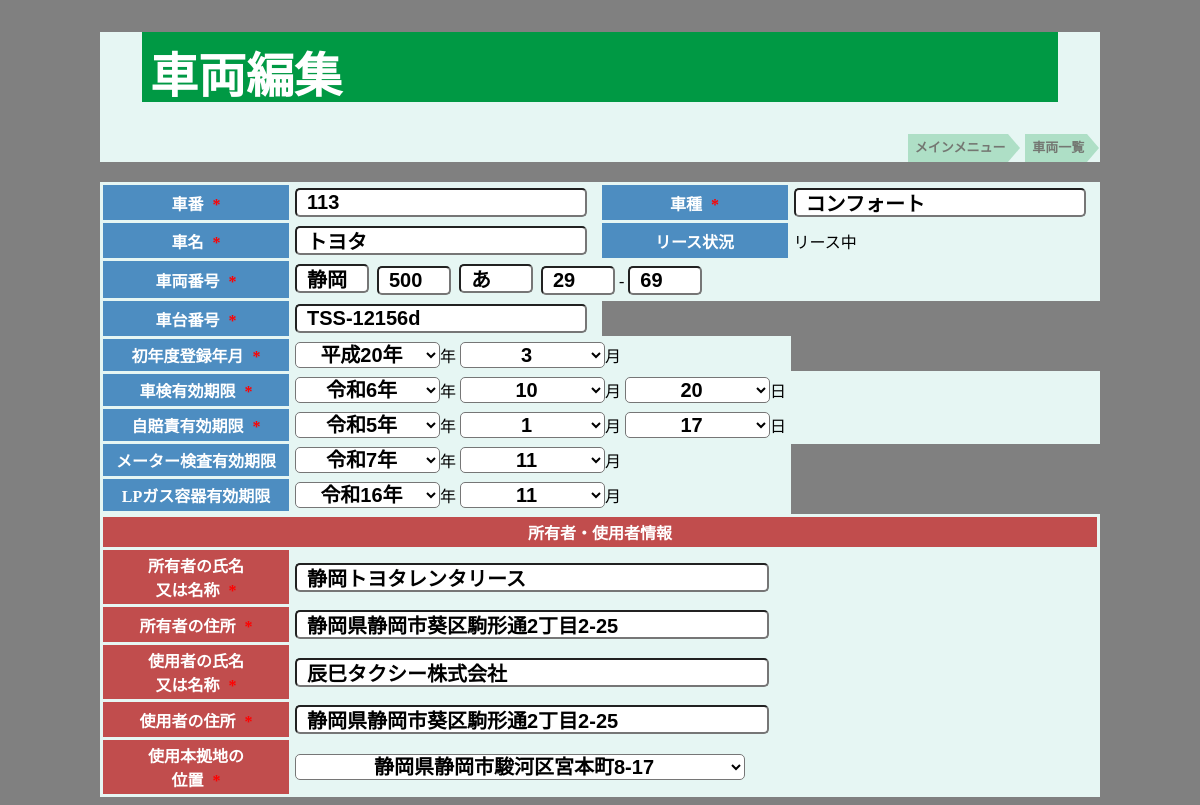
Page /vehicles/update.php?car_id=8 (signed in) on the committed database.
### tables this page shows
CREATE TABLE `vehicles` (
  `car_id` int(11) NOT NULL,
  `car_number_name` varchar(5) NOT NULL COMMENT '車番',
  `car_model` varchar(10) NOT NULL COMMENT '車種',
  `car_name` varchar(30) NOT NULL COMMENT '車名',
  `car_transpottaition` varchar(5) NOT NULL COMMENT '運輸支局',
  `car_classification_no` int(3) NOT NULL COMMENT '分類番号',
  `car_purpose` varchar(1) NOT NULL COMMENT '用途別',
  `car_number` varchar(5) NOT NULL COMMENT '番号',
  `car_chassis_number` varchar(20) NOT NULL COMMENT '車台番号',
  `first_registration_day` date NOT NULL COMMENT '初年度登録年月',
  `vehicle_inspection_day` date NOT NULL COMMENT '車検有効期限',
  `compulsory_automobile_day` date NOT NULL COMMENT '自賠責有効期限',
  `meter_inspection_day` date DEFAULT NULL COMMENT 'メーター検査',
  `lp_gas_day` date DEFAULT NULL COMMENT 'LPガス容器有効',
  `owner_name` varchar(20) NOT NULL COMMENT '所有者（名）',
  `owner_address` varchar(150) NOT NULL COMMENT '所有者住所',
  `user_name` varchar(20) NOT NULL COMMENT '使用者（名）',
  `user_address` varchar(150) NOT NULL COMMENT '使用者（住所）',
  `headquarters_address` int(1) NOT NULL COMMENT '本拠の位置',
  `vehicle_registrationday` datetime NOT NULL COMMENT '登録日',
  `vehicle_updateday` timestamp NOT NULL DEFAULT current_timestamp() ON UPDATE current_timestamp() COMMENT '更新日',
  `is_suspended` tinyint(1) NOT NULL DEFAULT 0
);

### vehicles/update.php (the view, shortened to what this page needs)
<?php
require '../config/config.php';
function splitDate($date) {
    return $date ? explode('-', $date) : ['', '', ''];
}
function convertToJapaneseEra($year) {
    $eras = [
        ['name' => '令和', 'start' => 2019],
        ['name' => '平成', 'start' => 1989],
    ];
    foreach ($eras as $era) {
        if ($year >= $era['start']) {
            $eraYear = $year - $era['start'] + 1;
            return $era['name'] . ($eraYear === 1 ? '元' : $eraYear) . '年';
        }
    }
    return $year;
}
function generateJapaneseYearOptions($startYear, $endYear, $selectedYear) {
    $options = '';
    for ($year = $startYear; $year <= $endYear; $year++) {
        $eraYear = convertToJapaneseEra($year);
        $selected = ($year == $selectedYear) ? 'selected' : '';
        $options .= "<option value=\"$year\" $selected>$eraYear</option>";
    }
    return $options;
}
if ($_SERVER['REQUEST_METHOD'] === 'GET' && isset($_GET['car_id'])) {
    $car_id = $_GET['car_id'];
    if (is_numeric($car_id)) {
        $car_id = intval($car_id);
    } else {
        exit('無効な車両IDです。');
    }
    $stmt = $pdoVehicles->prepare('SELECT * FROM vehicles WHERE car_id = :car_id');
    $stmt->bindValue(':car_id', $car_id, PDO::PARAM_INT);
    $stmt->execute();
    $vehicle = $stmt->fetch(PDO::FETCH_ASSOC);
    list($first_registration_year, $first_registration_month, $first_registration_day) = splitDate($vehicle['first_registration_day'] ?? '');
    list($vehicle_inspection_year, $vehicle_inspection_month, $vehicle_inspection_day) = splitDate($vehicle['vehicle_inspection_day'] ?? '');
    list($compulsory_automobile_year, $compulsory_automobile_month, $compulsory_automobile_day) = splitDate($vehicle['compulsory_automobile_day'] ?? '');
    list($meter_inspection_year, $meter_inspection_month, $meter_inspection_day) = splitDate($vehicle['meter_inspection_day'] ?? '');
    list($lp_gas_year, $lp_gas_month, $lp_gas_day) = splitDate($vehicle['lp_gas_day'] ?? '');
}
?>
<!DOCTYPE html>
<html lang="ja">
    <head>
        <link rel="stylesheet" href="register.css">
    </head>
    <header>
        <h1>車両編集</h1>
        <ol class="breadcrumb" itemscope itemtype="https://schema.org/BreadcrumbList">
            <li itemprop="itemListElement" itemscope itemtype="https://schema.org/ListItem">
                <a itemprop="item" href="../main_menu/index.php">
                    <span itemprop="name">メインメニュー</span>
                </a>
            </li>
            <li itemprop="itemListElement" itemscope itemtype="https://schema.org/ListItem">
                <a itemprop="item" href="list.php">
                    <span itemprop="name">車両一覧</span>
                </a>
            </li>
        </ol>
    </header>
    <body>
        <form action="update.php" method="POST">
            <div class="h-adr">
                <table class="first-table">
                    <tr>
                        <th>車番<span class="required"> *</span></th>
                        <td>
                            <input type="text" name="car_number_name" value="<?= htmlspecialchars($_POST['car_number_name'] ?? $vehicle['car_number_name'] ?? '', ENT_QUOTES, 'UTF-8'); ?>">
                        </td>
                        <th>車種<span class="required"> *</span></th>
                        <td>
                            <input type="text" name="car_model" value="<?= htmlspecialchars($_POST['car_model'] ?? $vehicle['car_model'] ?? '', ENT_QUOTES, 'UTF-8'); ?>">
                        </td>
                    </tr>
                    <tr>
                        <th>車名<span class="required"> *</span></th>
                        <td>
                            <input type="text" name="car_name" value="<?= htmlspecialchars($_POST['car_name'] ?? $vehicle['car_name'] ?? '', ENT_QUOTES, 'UTF-8'); ?>">
                        </td>
                        <?php if (isset($vehicle['owner_name']) && $vehicle['owner_name'] !== '辰巳タクシー株式会社'): ?>
                            <th>リース状況</th>
                            <td>リース中</td>
                        <?php endif; ?>
                    </tr>
                    <tr>
                        <th>車両番号<span class="required"> *</span></th>
                        <td colspan="3">
                            <input type="text" class="text small" name="car_transpottaition" value="<?= htmlspecialchars($_POST['car_transpottaition'] ?? $vehicle['car_transpottaition'] ?? '', ENT_QUOTES, 'UTF-8'); ?>">&nbsp;
                            <input type="text" class="text small" name="car_classification_no" value="<?= htmlspecialchars($_POST['car_classification_no'] ?? $vehicle['car_classification_no'] ?? '', ENT_QUOTES, 'UTF-8'); ?>">&nbsp;
                            <input type="text" class="text small" name="car_purpose" value="<?= htmlspecialchars($_POST['car_purpose'] ?? $vehicle['car_purpose'] ?? '', ENT_QUOTES, 'UTF-8'); ?>">&nbsp;
                            <?php
                                $car_number_parts = explode('-', $_POST['car_number'] ?? $vehicle['car_number'] ?? '');
                                $car_number01 = $car_number_parts[0] ?? '';
                                $car_number02 = $car_number_parts[1] ?? '';
                            ?>
                            <input type="text" class="text small" name="car_number01" value="<?= htmlspecialchars($_POST['car_number01'] ?? $car_number01, ENT_QUOTES, 'UTF-8'); ?>"> -
                            <input type="text" class="text small" name="car_number02" value="<?= htmlspecialchars($_POST['car_number02'] ?? $car_number02, ENT_QUOTES, 'UTF-8'); ?>">
                        </td>
                    </tr>
                    <tr>
                        <th>車台番号<span class="required"> *</span></th>
                        <td>
                            <input type="text" name="car_chassis_number" value="<?= htmlspecialchars($_POST['car_chassis_number'] ?? $vehicle['car_chassis_number'] ?? '', ENT_QUOTES, 'UTF-8'); ?>">
                        </td>
                    </tr>
                    <tr>
                        <th>初年度登録年月<span class="required"> *</span></th>
                        <td colspan="2">
                            <select name="first_registration_year">
                                <?= generateJapaneseYearOptions(1999, date("Y") + 1, $_POST['first_registration_year'] ?? $first_registration_year); ?>
                            </select>年
                            <select name="first_registration_month">
                                <?= generateMonthOptions($_POST['first_registration_month'] ?? $first_registration_month); ?>
                            </select>月
                        </td>
                    </tr>
                    <tr>
                        <th>車検有効期限<span class="required"> *</span></th>
                        <td colspan="3">
                            <select name="vehicle_inspection_year">
                                <?= generateJapaneseYearOptions(date("Y") - 3, date("Y") + 3, $vehicle_inspection_year); ?>
                            </select>年
                            <select name="vehicle_inspection_month">
                                <?= generateMonthOptions($vehicle_inspection_month); ?>
                            </select>月
                            <select name="vehicle_inspection_day">
                                <?= generateDayOptions($vehicle_inspection_day); ?>
                            </select>日
                        </td>
                    </tr>
                    <tr>
                        <th>自賠責有効期限<span class="required"> *</span></th>
                        <td colspan="3">
                            <select name="compulsory_automobile_year">
                                <?= generateJapaneseYearOptions(date("Y") - 2, date("Y") + 2, $compulsory_automobile_year); ?>
                            </select>年
                            <select name="compulsory_automobile_month">
                                <?= generateMonthOptions($compulsory_automobile_month); ?>
                            </select>月
                            <select name="compulsory_automobile_day">
                                <?= generateDayOptions($compulsory_automobile_day); ?>
                            </select>日
                        </td>
                    </tr>
                    <tr>
                        <th>メーター検査有効期限</th>
                        <td colspan="2">
                            <select name="meter_inspection_year">
                                <?php
                                    $selected_meter_inspection_year = $_POST['meter_inspection_year'] ?? $meter_inspection_year;
                                    echo generateJapaneseYearOptions(1999, date("Y") + 1, $selected_meter_inspection_year);
                                ?>
                            </select>年
                            <select name="meter_inspection_month">
                                <?= generateMonthOptions($_POST['meter_inspection_month'] ?? $meter_inspection_month); ?>
                            </select>月
                        </td>
                    </tr>
                    <tr>
                        <th>LPガス容器有効期限</th>
                        <td colspan="2">
                            <select name="lp_gas_year">
                                <?php
                                    $selected_lp_gas_year = $_POST['lp_gas_year'] ?? $lp_gas_year;
                                    echo generateJapaneseYearOptions(1999, date("Y") + 10, $selected_lp_gas_year);
                                ?>
                            </select>年
                            <select name="lp_gas_month">
                                <?= generateMonthOptions($_POST['lp_gas_month'] ?? $lp_gas_month); ?>
                            </select>月
                        </td>
                    </tr>
                </table>
            </div>
            <div class="h-adr">
                <table class="second-table">
                    <tr>
                        <th colspan="2">所有者・使用者情報</th>
                    </tr>
                    <tr>
                        <th>所有者の氏名<br>又は名称<span class="required"> *</span></th>
                        <td colspan="2">
                            <input type="text" class="input large" name="owner_name" value="<?= htmlspecialchars($_POST['owner_name'] ?? $vehicle['owner_name'] ?? '', ENT_QUOTES, 'UTF-8'); ?>">
                        </td>
                    </tr>
                    <tr>
                        <th>所有者の住所<span class="required"> *</span></th>
                        <td colspan="2">
                            <input type="text" class="input large" name="owner_address" value="<?= htmlspecialchars($_POST['owner_address'] ?? $vehicle['owner_address'] ?? '', ENT_QUOTES, 'UTF-8'); ?>">
                        </td>
                    </tr>
                    <tr>
                        <th>使用者の氏名<br>又は名称<span class="required"> *</span></th>
                        <td colspan="2">
                            <input type="text" class="input large" name="user_name" value="<?= htmlspecialchars($_POST['user_name'] ?? $vehicle['user_name'] ?? '', ENT_QUOTES, 'UTF-8'); ?>">
                        </td>
                    </tr>
                    <tr>
                        <th>使用者の住所<span class="required"> *</span></th>
                        <td colspan="2">
                            <input type="text" class="input large" name="user_address" value="<?= htmlspecialchars($_POST['user_address'] ?? $vehicle['user_address'] ?? '', ENT_QUOTES, 'UTF-8'); ?>">
                        </td>
                    </tr>
                    <tr>
                        <th>使用本拠地の<br>位置<span class="required"> *</span></th>
                        <td>
                            <select name="headquarters_address" class="large-select">
                                <?= generateSelectOptions(HEADQUARTERS_ADDRESS, $_POST['headquarters_address'] ?? $vehicle['headquarters_address'] ?? ''); ?>
                            </select>
                        </td>
                    </tr>
                </table>
            </div>
        </form>
    </body>
</html>

### vehicles/register.css (style rules this page uses)
body { background-color: #808080; }
header, main, footer { max-width:1000px; margin:0 auto; background-color: #e6f6f3; }
h1 { font-size: 4vw; padding: 5px 8px; color: #fff; background: #094; margin-left: auto; margin-right: auto; width: 90%; height: 60px; }
.breadcrumb { margin: 0 0 20px 0; list-style: none; text-align: right; }
.breadcrumb li { position: relative; display: inline-block; list-style: none; font-weight: bold; margin-right: 0.8em; }
.breadcrumb li:after { content: ""; position: absolute; top: 0; left: 100%; border-style: solid; border-color: transparent; border-left-color: #aedfc6; border-width: 14px 12px; width: 0; height: 0; }
.breadcrumb li a { display: inline-block; padding: 0 3px 0 7px; height: 28px; line-height: 28px; text-decoration: none; color: #747772; background: #aedfc6; font-size: 13px; }
.required { color: red; font-weight: bold; margin-left: 5px; }
input { font-weight: bold; padding: 10px 10px; font-size: 20px; border-radius: 5px; color: #000; background-color: #FFF; height: 5px; }
input.small { width: 50px; }
input.large { width: 450px; }
select { font-weight: bold; font-size: 20px; border-radius: 5px; color: #000; background-color: #FFF; text-align: center; width: 145px; }
select.large-select { width: 450px; }
.first-table, .second-table, .third-table, .fourth-table { margin-left: auto; margin-right: auto; border-collapse: collapse; width: 100%; max-width: 1000px; }
.first-table td, .second-table td, .third-table td, .fourth-table td { border: 3px solid #e6f6f3; background-color: #e6f6f3; padding: 3px; }
.first-table th, .second-table th, .third-table th, .fourth-table th { border: 3px solid #e6f6f3; background-color: #4d8dc1; color: #fff; text-align: center; padding: 3px; width: 180px; height: 3px; }
.second-table th { background-color: #c14d4d; }

### rows in the picture
vehicles: car_number_name "113", car_model "コンフォート", car_name "トヨタ", car_transpottaition "静岡", car_classification_no "500", car_purpose "あ", car_number01 "29", car_number02 "69", car_chassis_number "TSS-12156d", owner_name "静岡トヨタレンタリース", owner_address "静岡県静岡市葵区駒形通2丁目2-25", user_name "辰巳タクシー株式会社", user_address "静岡県静岡市葵区駒形通2丁目2-25", headquarters_address "静岡県静岡市駿河区宮本町8-17"

### other values in the picture
form field first_registration_year "平成20年"
form field first_registration_month "3"
form field vehicle_inspection_year "令和6年"
form field vehicle_inspection_month "10"
form field vehicle_inspection_day "20"
form field compulsory_automobile_year "令和5年"
form field compulsory_automobile_month "1"
form field compulsory_automobile_day "17"
form field meter_inspection_year "令和7年"
form field meter_inspection_month "11"
form field lp_gas_year "令和16年"
form field lp_gas_month "11"
